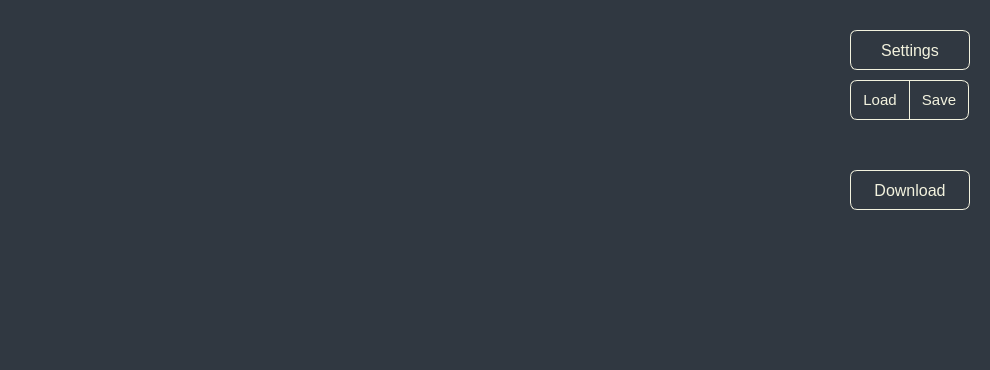
<?xml version="1.0" encoding="UTF-8"?>
<ui version="4.0">
 <class>ConfigForm</class>
 <widget class="QWidget" name="ConfigForm">
  <property name="geometry">
   <rect>
    <x>0</x>
    <y>0</y>
    <width>990</width>
    <height>370</height>
   </rect>
  </property>
  <property name="minimumSize">
   <size>
    <width>990</width>
    <height>370</height>
   </size>
  </property>
  <property name="maximumSize">
   <size>
    <width>990</width>
    <height>370</height>
   </size>
  </property>
  <property name="windowTitle">
   <string>Form</string>
  </property>
  <property name="styleSheet">
   <string notr="true">background-color:rgb(48, 56, 65);</string>
  </property>
  <widget class="QPushButton" name="btn_download">
   <property name="geometry">
    <rect>
     <x>850</x>
     <y>170</y>
     <width>120</width>
     <height>40</height>
    </rect>
   </property>
   <property name="sizePolicy">
    <sizepolicy hsizetype="Minimum" vsizetype="Fixed">
     <horstretch>120</horstretch>
     <verstretch>50</verstretch>
    </sizepolicy>
   </property>
   <property name="minimumSize">
    <size>
     <width>120</width>
     <height>40</height>
    </size>
   </property>
   <property name="maximumSize">
    <size>
     <width>120</width>
     <height>40</height>
    </size>
   </property>
   <property name="cursor">
    <cursorShape>PointingHandCursor</cursorShape>
   </property>
   <property name="styleSheet">
    <string notr="true">QPushButton{background-color:qlineargradient(spread:pad, x1:0, y1:0, x2:1, y2:0, stop:0 rgba(188, 181, 0,0), stop:1 rgba(205, 135, 0,0));border:1px solid rgb(242, 242, 222);border-radius:7px;padding:2px 4px;font: 9pt &quot;Microsoft YaHei UI&quot;;font-size:16px;color:rgb(242, 242, 222);}QPushButton:hover{background-color:qlineargradient(spread:pad, x1:0, y1:0, x2:1, y2:0, stop:0 rgb(255, 0, 110), stop:1 rgb(177, 0, 98));}QPushButton:pressed{background-color:qlineargradient(spread:pad, x1:0, y1:0, x2:1, y2:0, stop:0 rgb(155, 0, 10), stop:1 rgb(77, 0, 0));color:rgb(202, 202,182);}

</string>
   </property>
   <property name="text">
    <string>Download</string>
   </property>
  </widget>
  <widget class="QPushButton" name="btn_save">
   <property name="geometry">
    <rect>
     <x>909</x>
     <y>80</y>
     <width>60</width>
     <height>40</height>
    </rect>
   </property>
   <property name="sizePolicy">
    <sizepolicy hsizetype="Minimum" vsizetype="Fixed">
     <horstretch>0</horstretch>
     <verstretch>0</verstretch>
    </sizepolicy>
   </property>
   <property name="minimumSize">
    <size>
     <width>60</width>
     <height>40</height>
    </size>
   </property>
   <property name="maximumSize">
    <size>
     <width>60</width>
     <height>40</height>
    </size>
   </property>
   <property name="cursor">
    <cursorShape>PointingHandCursor</cursorShape>
   </property>
   <property name="styleSheet">
    <string notr="true">QPushButton{background-color:qlineargradient(spread:pad, x1:0, y1:0, x2:1, y2:0, stop:0 rgba(0, 0, 0,0), stop:1 rgba(0, 0, 0,0));border:1px solid rgb(242, 242, 222);border-top-right-radius:7px;border-bottom-right-radius:7px;padding:2px 4px;font: 5pt &quot;Microsoft YaHei UI&quot;;font-size:15px;color:rgb(242, 242, 222);}QPushButton:hover{background-color:qlineargradient(spread:pad, x1:0, y1:0, x2:1, y2:0, stop:0 rgba(15, 172, 252,255), stop:1 rgba(22, 190, 235,255));}QPushButton:pressed{background-color:qlineargradient(spread:pad, x1:0, y1:0, x2:1, y2:0, stop:0 rgba(0, 160, 205,125), stop:1 rgba(0, 142, 222,125));color:rgb(202, 202,182);}
</string>
   </property>
   <property name="text">
    <string>Save</string>
   </property>
  </widget>
  <widget class="QPushButton" name="btn_load">
   <property name="geometry">
    <rect>
     <x>850</x>
     <y>80</y>
     <width>60</width>
     <height>40</height>
    </rect>
   </property>
   <property name="sizePolicy">
    <sizepolicy hsizetype="Minimum" vsizetype="Fixed">
     <horstretch>0</horstretch>
     <verstretch>0</verstretch>
    </sizepolicy>
   </property>
   <property name="minimumSize">
    <size>
     <width>60</width>
     <height>40</height>
    </size>
   </property>
   <property name="maximumSize">
    <size>
     <width>60</width>
     <height>40</height>
    </size>
   </property>
   <property name="cursor">
    <cursorShape>PointingHandCursor</cursorShape>
   </property>
   <property name="styleSheet">
    <string notr="true">QPushButton{background-color:qlineargradient(spread:pad, x1:0, y1:0, x2:1, y2:0, stop:0 rgba(188, 181, 0,0), stop:1 rgba(205, 135, 0,0));border:1px solid rgb(242, 242, 222);border-top-left-radius:7px;border-bottom-left-radius:7px;padding:2px 4px;font: 9pt &quot;Microsoft YaHei UI&quot;;font-size:15px;color:rgb(242, 242, 222);}QPushButton:hover{background-color:qlineargradient(spread:pad, x1:0, y1:0, x2:1, y2:0, stop:0 rgba(15, 172, 252,255), stop:1 rgba(22, 190, 235,255));}QPushButton:pressed{background-color:qlineargradient(spread:pad, x1:0, y1:0, x2:1, y2:0, stop:0 rgba(0, 160, 205,125), stop:1 rgba(0, 142, 222,125));color:rgb(202, 202,182);}
</string>
   </property>
   <property name="text">
    <string>Load</string>
   </property>
  </widget>
  <widget class="QPushButton" name="btn_settings">
   <property name="geometry">
    <rect>
     <x>850</x>
     <y>30</y>
     <width>120</width>
     <height>40</height>
    </rect>
   </property>
   <property name="minimumSize">
    <size>
     <width>120</width>
     <height>40</height>
    </size>
   </property>
   <property name="maximumSize">
    <size>
     <width>120</width>
     <height>40</height>
    </size>
   </property>
   <property name="cursor">
    <cursorShape>PointingHandCursor</cursorShape>
   </property>
   <property name="styleSheet">
    <string notr="true">QPushButton{background-color:qlineargradient(spread:pad, x1:0, y1:0, x2:1, y2:0, stop:0 rgba(188, 181, 0,0), stop:1 rgba(205, 135, 0,0));border:1px solid rgb(242, 242, 222);border-radius:7px;padding:2px 4px;font: 9pt &quot;Microsoft YaHei UI&quot;;font-size:16px;color:rgb(242, 242, 222);}QPushButton:hover{background-color:qlineargradient(spread:pad, x1:0, y1:0, x2:1, y2:0, stop:0 rgba(15, 172, 252,255), stop:1 rgba(22, 190, 235,255));}QPushButton:pressed{background-color:qlineargradient(spread:pad, x1:0, y1:0, x2:1, y2:0, stop:0 rgba(0, 160, 205,125), stop:1 rgba(0, 142, 222,125));color:rgb(202, 202,182);}


</string>
   </property>
   <property name="text">
    <string>Settings</string>
   </property>
  </widget>
 </widget>
 <resources/>
 <connections/>
</ui>
